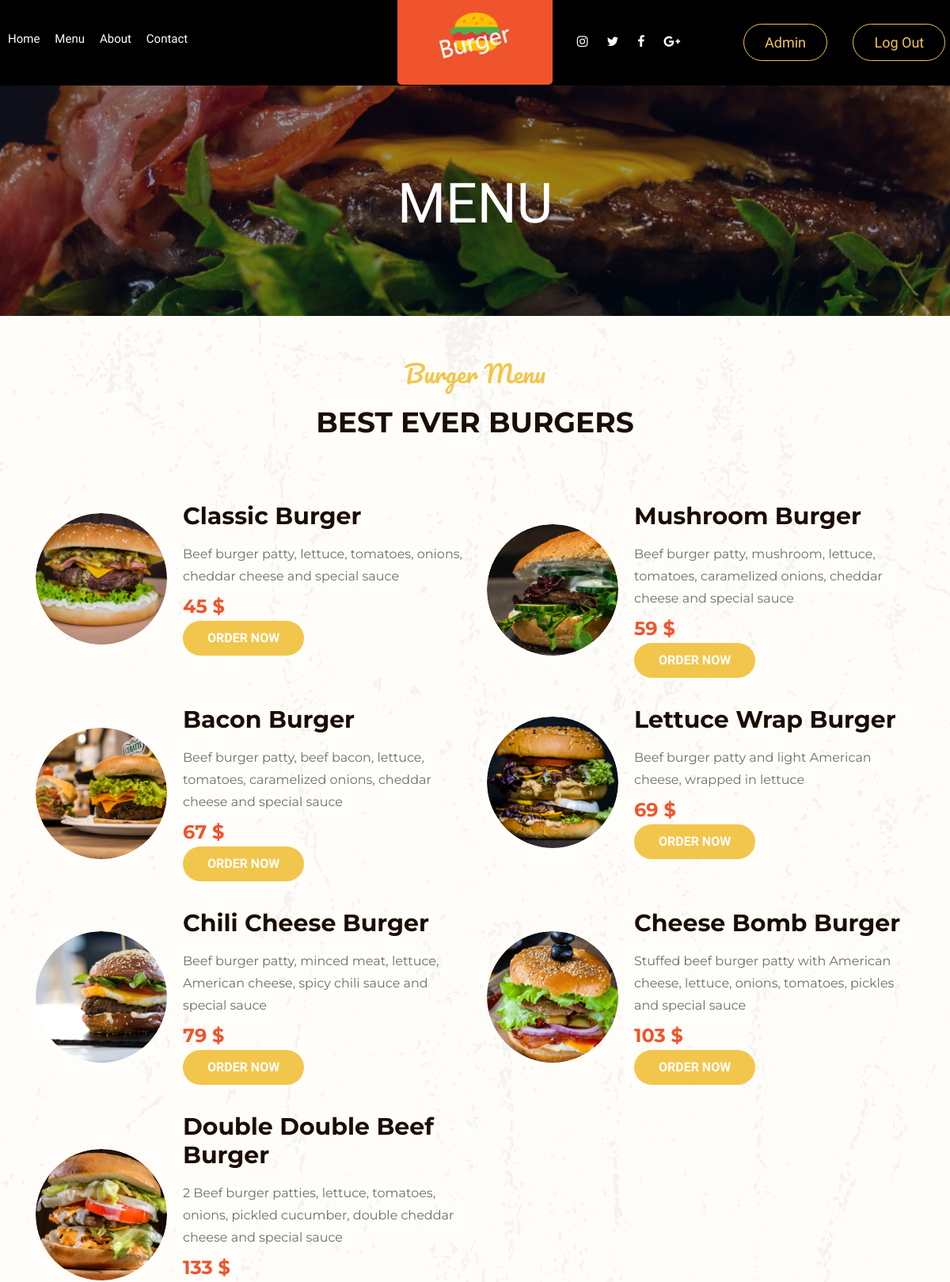
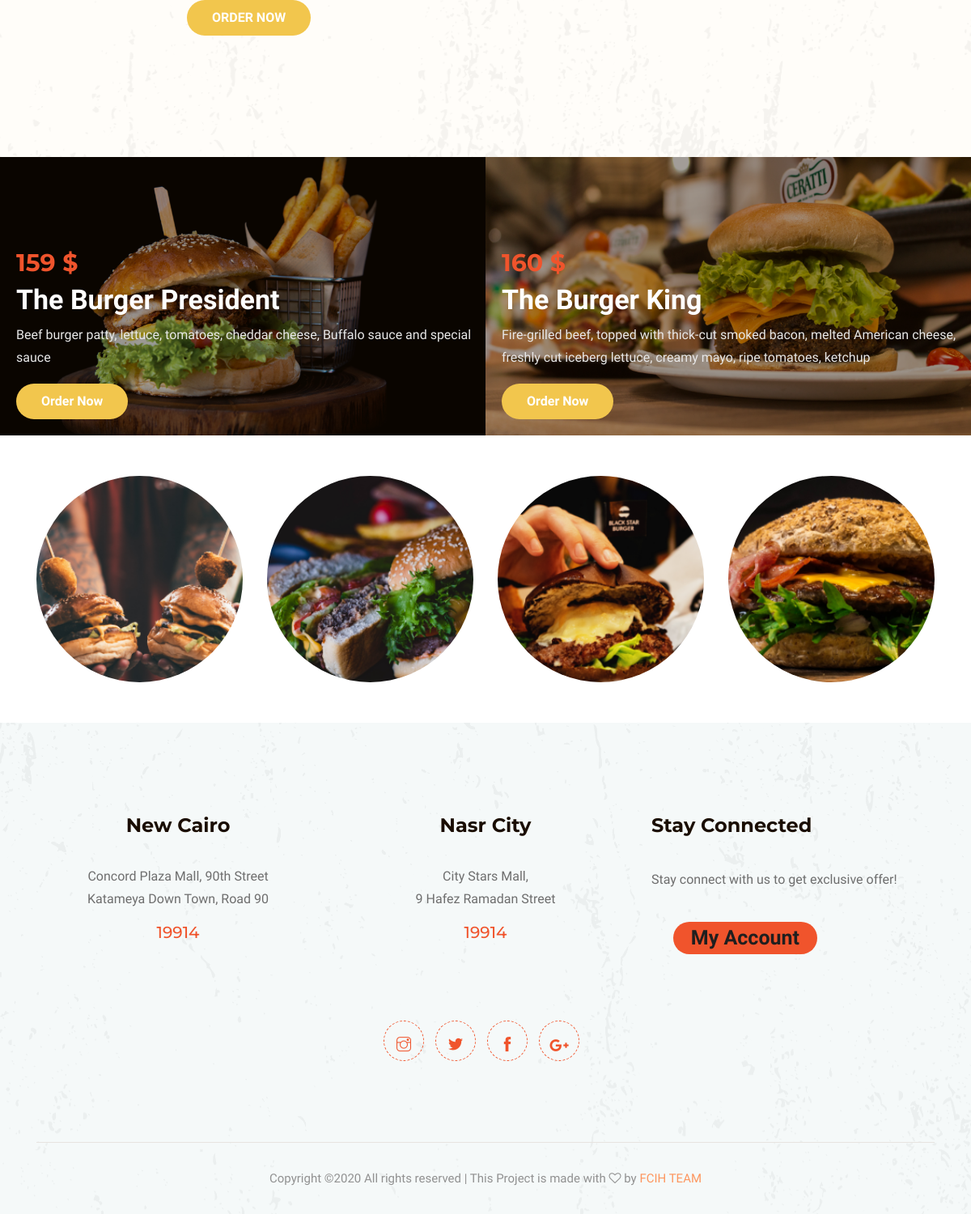
The page /Menu.php (signed in) on the database its author committed (2 pictures, top to bottom).
### tables this page shows
CREATE TABLE IF NOT EXISTS `products` (
  `Pro_Id` int(11) NOT NULL AUTO_INCREMENT,
  `Pro_Name` varchar(250) NOT NULL,
  `Pro_Desc` text NOT NULL,
  `Pro_Price` float NOT NULL,
  `Pro_Img` varchar(30) NOT NULL,
  `Pro_Statue` int(11) NOT NULL DEFAULT 0,
  `Special` int(11) NOT NULL DEFAULT 0,
  PRIMARY KEY (`Pro_Id`)
);

### init.php (called while the page is built, shortened)
<?php
    $css = 'layout/css/';
    $img = 'layout/img/' ;
    $adminHome = 'admin/Admin_Home.php';
    $classes = 'Includes/Classes/';
    $uploaded = 'layout/img/burger/';
        require_once $classes.'Products.php';

### Includes/Classes/config.php (called while the page is built)
<?php
    $config = array('localhost','root','','online_order_food');

### Includes/Classes/Db_Control.php (called while the page is built, shortened)
<?php
class Db_Control
{
    protected $_config = array();
    protected $link;
    protected $_result;
    public function __construct(array $config)
    {
        $this->_config = $config;
    }
     public function connect()
    {
        if($this->link === null)
        {
            list($host,$username,$password,$database) = $this->_config;
            if(!$this->link = @mysqli_connect($host,$username,$password,$database))
            {
                throw new RuntimeException('Error connecting to the server : '.mysqli_connect_error());
            }
        }
        return $this->link;
    }
    public function query($query)
    {
        if(!$this->_result = mysqli_query($this->link,$query))
        {
            throw new RuntimeException('Error executing the spicified query'.$query.'Error is :: '.mysqli_connect_error());
        }
        return $this->_result;
    }
    public function select($table, $where = '', $fields = '*', $order = '' , $type = ' ASC ')
    {
        $query  =  'SELECT ' . $fields . ' FROM ' . $table
                    . (($where) ? ' WHERE ' . $where : '')
                    . (($order) ? ' ORDER BY ' . $order .$type  : '');
       $this->query($query);
       return $this->countRows();
    }
    public function fetchAll()
    {
        if ($this-> _result != null)
        {
            if(($all = mysqli_fetch_all($this->_result , MYSQLI_ASSOC)) === false)
            {
                $this->freeResult();
            }
            return $all;
        }
        return false;
    }
    public function countRows()
    {
        return $this->link !== null ? mysqli_num_rows($this->_result) : 0;
    }
}
?>

### Includes/Classes/Products.php (called while the page is built, shortened)
<?php
    require_once 'config.php';
    require_once 'Db_Control.php';
class products extends Db_Control
{
    public $_table = 'products';
    public function getProducts()
    {
        $this->select($this->_table,'','*','Pro_Price');
        return $this->fetchAll();
    }
}

### Menu.php (the view, shortened to what this page needs)
<?php
    include 'init.php';
    include $tpl.'header.php';
?>
    <div class="bradcam_area breadcam_bg overlay">
        <h3>Menu</h3>
    </div>
    <div class="best_burgers_area" style="margin-top: -90px">
        <div class="container">
            <div class="row">
                <div class="col-lg-12">
                    <div class="section_title text-center mb-80">
                        <span>Burger Menu</span>
                        <h3>Best Ever Burgers</h3>
                    </div>
                </div>
            </div>
            <div class="row">
            <?php
                $pro = new products();
                $products = $pro->getProducts();
                if(!empty($products))
                {
                    foreach($products as $row)
                    {
                        if($row['Special'] == 1 )
                        {
                            continue;
                        }
                ?>
                <div class="col-xl-6 col-md-6 col-lg-6">
                    <div class="single_delicious d-flex align-items-center">
                        <div class="thumb">
                            <img src="<?= $uploaded.$row['Pro_Img']?>">
                        </div>
                        <div class="info">
                            <h3><?=$row['Pro_Name'] ?></h3>
                            <p><?=$row['Pro_Desc'] ?></p>
                            <span><?=$row['Pro_Price'] ?> $</span>
                            <a href="<?= "user/Cart_Process.php?id=".$row['Pro_Id'] ?>" class="boxed-btn3">Order Now</a>
                        </div>
                    </div>
                </div>
                <?php
                    }
                }else
                {
                ?>
                    <div class="section_title text-center mb-80" style="margin-left: 450px">
                        <span>No Products Yet</h3></span>
                    </div>
               <?php
                }
                ?>
            </div>
        </div>
    </div>
    <div class="Burger_President_area">
            <div class="Burger_President_here">
                <?php
                    foreach($products as $row)
                    {
                        if($row['Special'] == 1)
                        {
                ?>
                <div class="single_Burger_President">
                    <div class="room_thumb">
                    <img src="<?= $uploaded.$row['Pro_Img']?>">
                        <div class="room_heading d-flex justify-content-between align-items-center">
                            <div class="room_heading_inner">
                                <span><?=$row['Pro_Price'] ?> $</span>
                                <h3><?=$row['Pro_Name'] ?></h3>
                                <p><?=$row['Pro_Desc'] ?></p>
                                <a href="<?= "user/Cart_Process.php?id=".$row['Pro_Id'] ?>" class="boxed-btn3">Order Now</a>
                            </div>
                        </div>
                    </div>
                </div>
                <?php
                        }
                    }
                ?>
            </div>
    </div>
<div class="instragram_area" style="margin-top: 20px;margin-bottom: -100px">
    <div class="container">
        <div class="row">
            <div class="col-lg-3 col-md-6">
                <div class="single_instagram">
                    <img src="<?= $img ?>instragram/1.png" alt="">
                </div>
            </div>
            <div class="col-lg-3 col-md-6">
                <div class="single_instagram">
                    <img src="<?= $img ?>instragram/2.png" alt="">
                </div>
            </div>
            <div class="col-lg-3 col-md-6">
                <div class="single_instagram">
                    <img src="<?= $img ?>instragram/3.png" alt="">
                </div>
            </div>
            <div class="col-lg-3 col-md-6">
                <div class="single_instagram">
                    <img src="<?= $img ?>instragram/4.png" alt="">
                </div>
            </div>
        </div>
    </div>
    </div>
    <?php include $tpl."footer.php"; ?>

### Includes/Template/header.php (shortened to what this page needs)
<!doctype html>
<html class="no-js" lang="zxx">
<head>
    <link rel="stylesheet" href="<?= $css ?>bootstrap.min.css">
    <link rel="stylesheet" href="<?= $css ?>owl.carousel.min.css">
    <link rel="stylesheet" href="<?= $css ?>magnific-popup.css">
    <link rel="stylesheet" href="<?= $css ?>font-awesome.min.css">
    <link rel="stylesheet" href="<?= $css ?>themify-icons.css">
    <link rel="stylesheet" href="<?= $css ?>nice-select.css">
    <link rel="stylesheet" href="<?= $css ?>flaticon.css">
    <link rel="stylesheet" href="<?= $css ?>animate.css">
    <link rel="stylesheet" href="<?= $css ?>slicknav.css">
    <link rel="stylesheet" href="<?= $css ?>style.css">
    <link rel="stylesheet" type="text/css" href="<?= $css ?>Stylesheet.css">
</head>
<body>
    <header>
        <div class="header-area ">
            <div id="sticky-header" class="main-header-area">
                <div class="container-fluid p-0">
                    <div class="row align-items-center no-gutters">
                        <div class="col-xl-5 col-lg-5">
                            <div class="main-menu  d-none d-lg-block">
                                <nav>
                                    <ul id="navigation">
                                        <li><a  href="index.php">Home</a></li>
                                        <li><a href="Menu.php">Menu</a></li>
                                        <li><a href="about.php">About</a></li>
                                        <li><a href="contact.php">Contact</a></li>
                                    </ul>
                                </nav>
                            </div>
                        </div>
                        <div class="col-xl-2 col-lg-2">
                            <div class="logo-img">
                                <a href="../index.php">
                                    <img src="<?= $img ?>logo.png" alt="">
                                </a>
                            </div>
                        </div>
                        <div class="col-xl-5 col-lg-5 d-none d-lg-block">
                            <div class="book_room">
                                <div class="socail_links">
                                    <ul>
                                        <li>
                                            <a href="#">
                                                <i class="fa fa-instagram"></i>
                                            </a>
                                        </li>
                                        <li>
                                            <a href="#">
                                                <i class="fa fa-twitter"></i>
                                            </a>
                                        </li>
                                        <li>
                                            <a href="#">
                                                <i class="fa fa-facebook"></i>
                                            </a>
                                        </li>
                                        <li>
                                            <a href="#">
                                                <i class="fa fa-google-plus"></i>
                                            </a>
                                        </li>
                                    </ul>
                                </div>
                                <div class="book_btn d-none d-xl-block" style="margin-right: 1px">
                                <?php
                                    if($_SESSION['User_Type_Id'] == 1)
                                    { ?>
                                        <a class="towHomeBtn" style="margin: 40px" href="<?=$adminHome ?>">Admin</a>
                                   <?php
                                   }else
                                   { ?>
                                    <a class="towHomeBtn"  href="<?=$userHome ?>">MyAccount</a>
                                  <?php
                                   }
                                ?>
                                </div>
                                <div class="book_btn d-none d-xl-block">
                                    <a class="towHomeBtn" href="logout.php">Log Out</a>
                                </div>
                            </div>
                        </div>
                        <div class="col-12">
                        </div>
                    </div>
                </div>
            </div>
        </div>
    </header>

### Includes/Template/footer.php (shortened to what this page needs)
<footer class="footer">
            <div class="footer_top">
                <div class="container">
                    <div class="row">
                        <div class="col-xl-4 col-md-6 col-lg-4">
                            <div class="footer_widget text-center ">
                                <h3 class="footer_title pos_margin">
                                         New Cairo
                                </h3>
                                <p> Concord Plaza Mall, 90th Street<br>
                                        Katameya Down Town, Road 90 <br>
                                        </p>
                                <a class="number" href="#">19914</a>
                            </div>
                        </div>
                        <div class="col-xl-4 col-md-6 col-lg-4">
                            <div class="footer_widget text-center ">
                                <h3 class="footer_title pos_margin">
                                     Nasr City
                                </h3>
                                <p> City Stars Mall, <br>
                                         9 Hafez Ramadan Street <br>
                                        </p>
                                <a class="number" href="#">19914</a>
                            </div>
                        </div>
                        <div class="col-xl-4 col-md-12 col-lg-4">
                                <div class="footer_widget">
                                        <h3 class="footer_title">
                                                Stay Connected
                                        </h3>
                                        <form action="#" class="newsletter_form">
                                            <button type="submit" style="font-family: 'East Sea Dokdo'"><a href="<?=($_SESSION['User_Type_Id'] == 1) ? $adminHome : $userHome ?>">My Account</a></button>
                                        </form>
                                        <p class="newsletter_text">Stay connect with us to get exclusive offer!</p>
                                    </div>
                        </div>
                    </div>
                    <div class="row justify-content-center">
                        <div class="col-lg-4">
                            <div class="socail_links text-center">
                                    <ul>
                                        <li>
                                            <a href="#">
                                                <i class="ti-instagram"></i>
                                            </a>
                                        </li>
                                        <li>
                                            <a href="#">
                                                <i class="ti-twitter-alt"></i>
                                            </a>
                                        </li>
                                        <li>
                                            <a href="#">
                                                <i class="ti-facebook"></i>
                                            </a>
                                        </li>
                                        <li>
                                            <a href="#">
                                                <i class="fa fa-google-plus"></i>
                                            </a>
                                        </li>
                                    </ul>
                                </div>
                        </div>
                    </div>
                </div>
            </div>
            <div class="copy-right_text">
                <div class="container">
                    <div class="footer_border"></div>
                    <div class="row">
                        <div class="col-xl-12">
                            <p class="copy_right text-center">
Copyright &copy;<script>document.write(new Date().getFullYear());</script> All rights reserved | This Project is made with <i class="fa fa-heart-o" aria-hidden="true"></i> by <a href="#" target="_blank">FCIH TEAM</a>
                            </p>
                        </div>
                    </div>
                </div>
            </div>
        </footer>
    </body>
</html>

### rows shown on the page
products: Pro_Img (picture), Pro_Name "Classic Burger", Pro_Desc "Beef burger patty, lettuce, tomatoes, onions, cheddar cheese and special sauce", Pro_Price "45"
products: Pro_Img (picture), Pro_Name "Mushroom Burger", Pro_Desc "Beef burger patty, mushroom, lettuce, tomatoes, caramelized onions, cheddar cheese and special sauce", Pro_Price "59"
products: Pro_Img (picture), Pro_Name "Bacon Burger", Pro_Desc "Beef burger patty, beef bacon, lettuce, tomatoes, caramelized onions, cheddar cheese and special sauce", Pro_Price "67"
products: Pro_Img (picture), Pro_Name "Lettuce Wrap Burger", Pro_Desc "Beef burger patty and light American cheese, wrapped in lettuce", Pro_Price "69"
products: Pro_Img (picture), Pro_Name "Chili Cheese Burger", Pro_Desc "Beef burger patty, minced meat, lettuce, American cheese, spicy chili sauce and special sauce", Pro_Price "79"
products: Pro_Img (picture), Pro_Name "Cheese Bomb Burger", Pro_Desc "Stuffed beef burger patty with American cheese, lettuce, onions, tomatoes, pickles and special sauce", Pro_Price "103"
products: Pro_Img (picture), Pro_Name "Double Double Beef Burger", Pro_Desc "2 Beef burger patties, lettuce, tomatoes, onions, pickled cucumber, double cheddar cheese and special sauce", Pro_Price "133"
products: Pro_Img (picture), Pro_Price "159", Pro_Name "The Burger President", Pro_Desc "Beef burger patty, lettuce, tomatoes, cheddar cheese, Buffalo sauce and special sauce"
products: Pro_Img (picture), Pro_Price "160", Pro_Name "The Burger King", Pro_Desc "Fire-grilled beef, topped with thick-cut smoked bacon, melted American cheese, freshly cut iceberg lettuce, creamy mayo, ripe tomatoes, ketchup"
